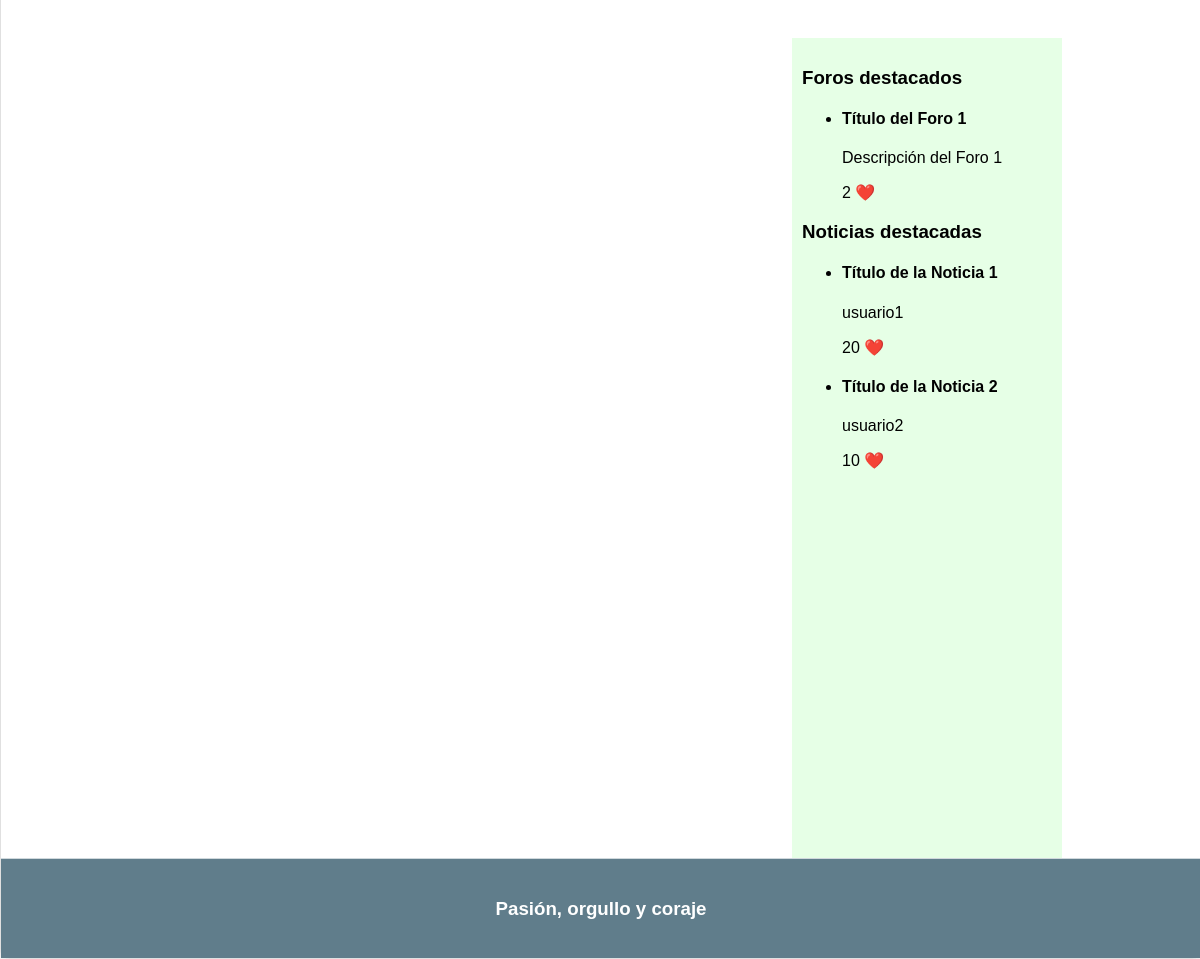
/contenido.php (signed in, lower part), run on an earlier commit of the app's database.
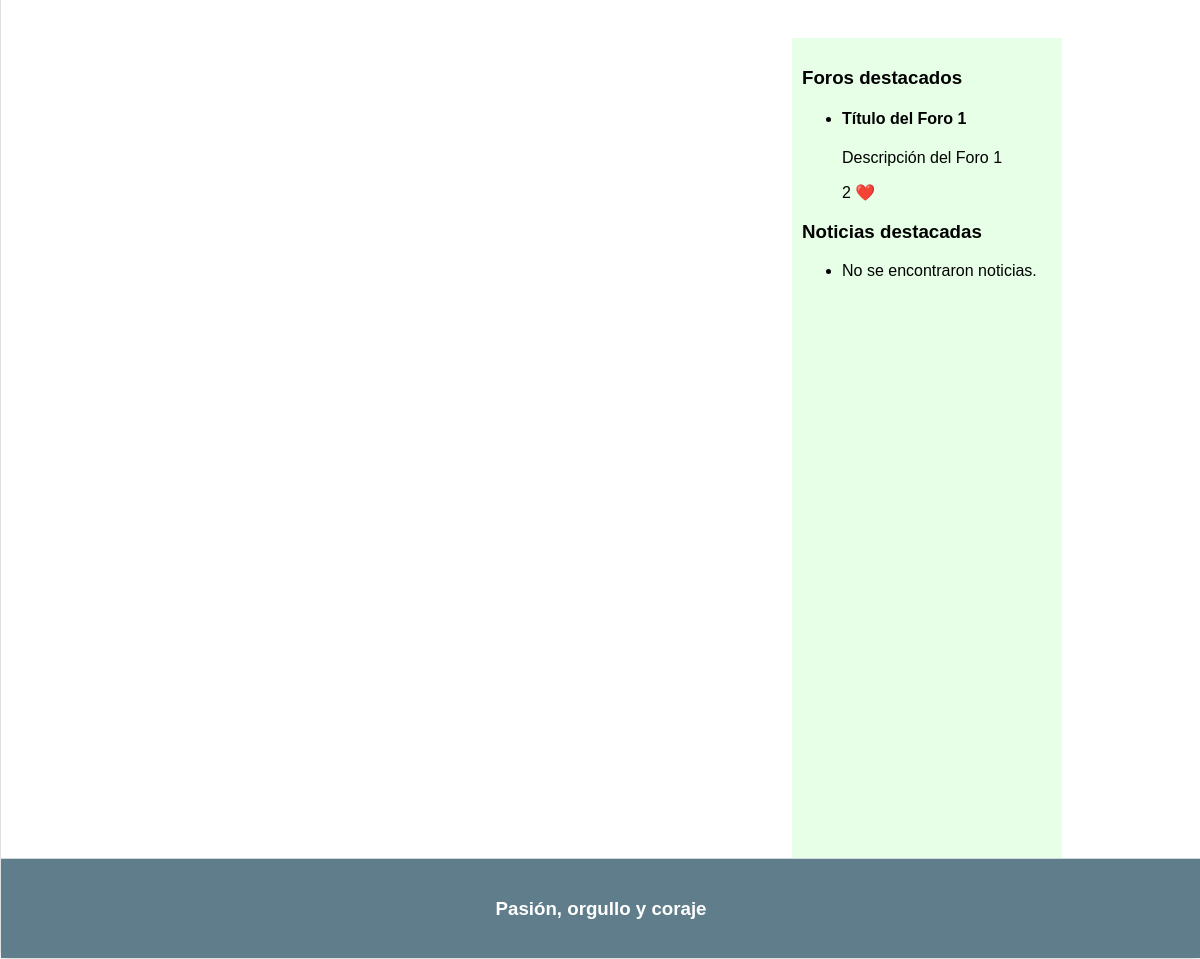
And on a later commit of the database.
### tables this page shows
CREATE TABLE `foro` (
  `id` int(11) NOT NULL,
  `titulo` varchar(100) NOT NULL,
  `descripcion` varchar(200) DEFAULT NULL,
  `fecha` date NOT NULL,
  `likes` int(11) DEFAULT 0,
  `destacado` tinyint(1) NOT NULL DEFAULT 0
);

CREATE TABLE `noticia` (
  `id` int(11) NOT NULL,
  `titulo` varchar(100) NOT NULL,
  `autor` varchar(15) NOT NULL,
  `contenido` text DEFAULT NULL,
  `fecha` date NOT NULL,
  `likes` int(11) DEFAULT 0,
  `destacado` tinyint(1) NOT NULL DEFAULT 0
);

### contenido.php (called while the page is built, shortened)
<?php
require __DIR__.'/includes/Vistas/esqueleto.php';

### includes/comun/sidebarDer.php (the view, shortened to what this page needs)
<aside id="sidebarDer">
    <h3>Foros destacados</h3>
    <ul>
        <?php
            $result = $conn->query("SELECT titulo, descripcion, likes FROM foro WHERE destacado=1");
            if ($result->num_rows > 0) {
                while ($row = $result->fetch_assoc()) {
                    echo "<li>";
                    echo "<h4>" . $row["titulo"] . "</h4>";
                    echo "<p>" . $row["descripcion"] . "</p>";
                    echo "<p>" . $row["likes"] . " <span style='color: red;'>&#10084;&#65039;</span></p>";
                    echo "</li>";
                }
            } else {
                echo "<li>No se encontraron foros.</li>";
            }
        ?>
    </ul>
    <h3>Noticias destacadas</h3>
    <php>
    <ul>
        <?php
            $result = $conn->query("SELECT titulo, autor, likes FROM noticia WHERE destacado=1");
            if ($result->num_rows > 0) {
                while ($row = $result->fetch_assoc()) {
                    echo "<li>";
                    echo "<h4>" . $row["titulo"] . "</h4>";
                    echo "<p>" . $row["autor"] . "</p>";
                    echo "<p>" . $row["likes"] . " <span style='color: red;'>&#10084;&#65039;</span></p>";
                    echo "</li>";
                }
            } else {
                echo "<li>No se encontraron noticias.</li>";
            }
        ?>
    </ul>
</aside>

### includes/Vistas/esqueleto.php (shortened to what this page needs)
<!DOCTYPE html>
<html lang="es">
<head>
<link rel="stylesheet" type="text/css" href="./CSS/estyle.css" />
</head>
<body>
<div id="contenedor">
	<?php
		require_once("mysql/conexion.php");
    ?>
	<?php
		require("includes/comun/sidebarDer.php");
        require("includes/comun/pie.php");
	?>
</div>
</body>
</html>

### includes/comun/pie.php
<footer>
	<h3>Pasión, orgullo y coraje</h3>
</footer>

### CSS/estyle.css (style rules this page uses)
body { background-color: #F5F5F5; margin: 0px; font-family:Arial, Helvetica, sans-serif; }
div#contenedor { width: 100%; margin: auto; border: 1px solid #E0E0E0; background-color: #FFFFFF; margin-top: 30px; border-radius: 10px; box-shadow: 0px 0px 10px rgba(0, 0, 0, 0.1); }
aside { padding: 10px; float: right; width: 250px; height: 800px; background-color: #e6ffe6; margin-top: 40px; margin-right: 139px; }
footer { clear: both; padding: 20px; background-color: #607D8B; color: white; text-align: center; border-top: 1px solid #CFD8DC; }

What changed in the data, as far as the page shows it:
removed noticia: titulo "Título de la Noticia 1", autor "usuario1", likes "20"
removed noticia: titulo "Título de la Noticia 2", autor "usuario2", likes "10"
Also different on the page:
text now shown: "No se encontraron noticias."
